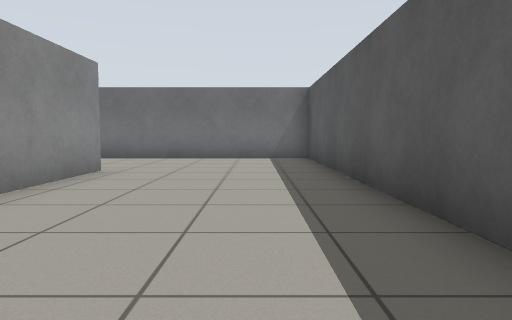
[1] (above)

16 first-person views from a walk through a robot-simulator world made for Gazebo. The camera is 0.68 m above the floor, tilts 4° down and sees 70° across. The floor is counted in squares, 1 m on a side. Each view is taken from the middle of a square. On the plan, view 1 faces up. The plan holds only what a view shows up to about 11 squares ahead; the rest is blank.

[2]
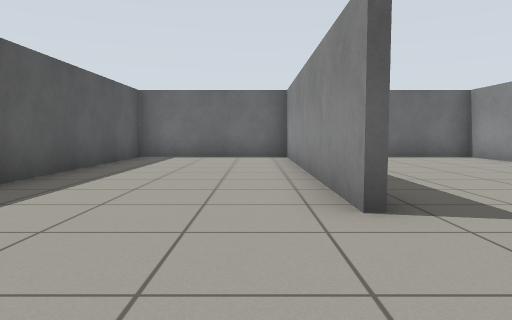

[3]
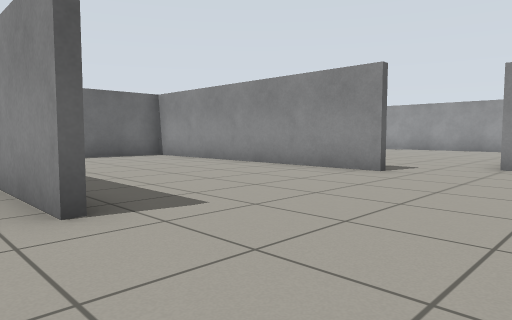

[4]
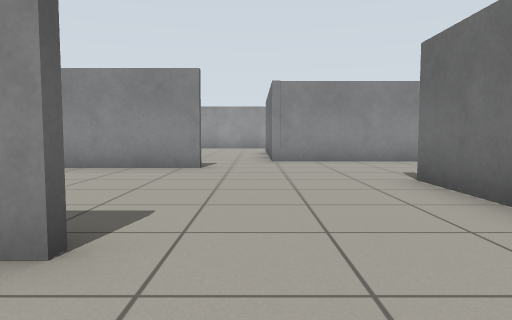

[5]
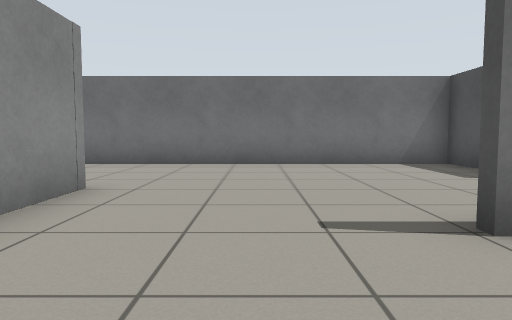

[6]
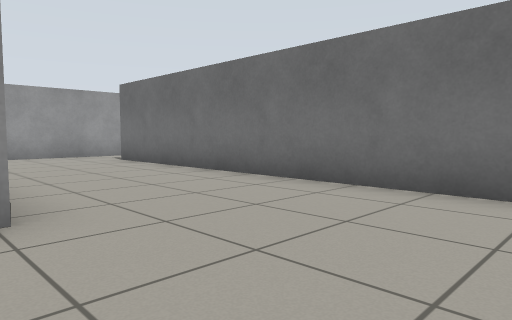

[7]
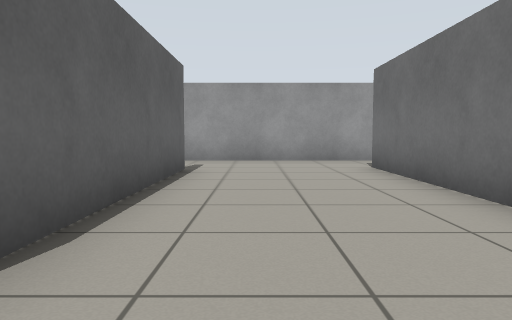

[8]
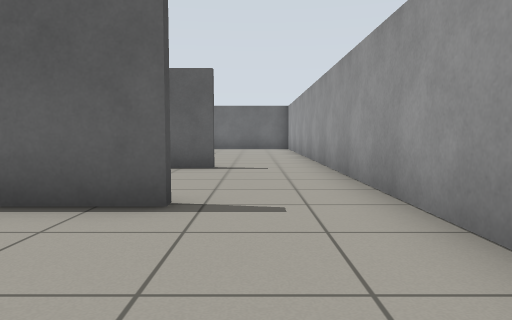

[9]
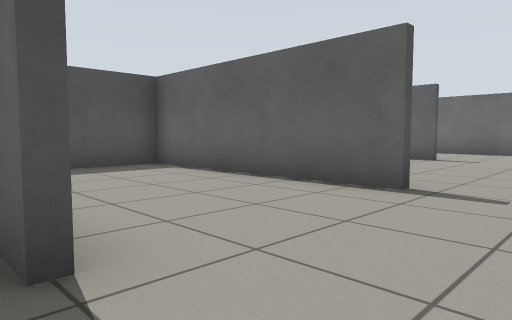

[10]
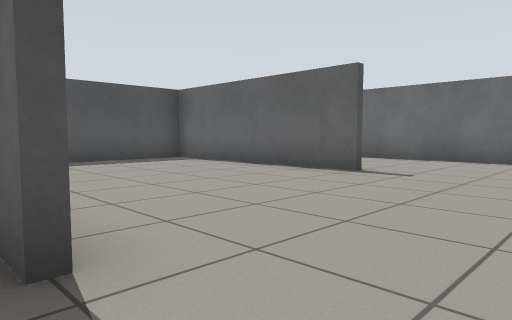

[11]
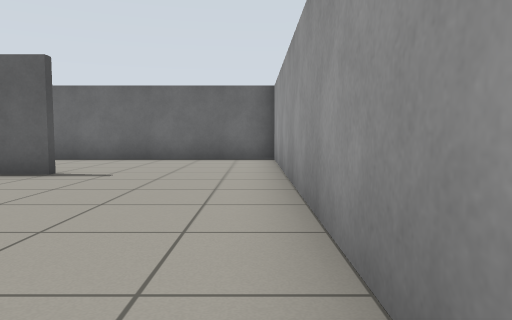

[12]
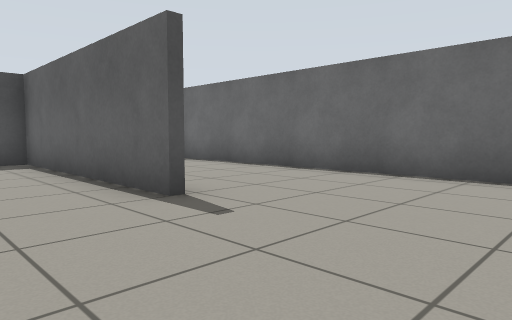

[13]
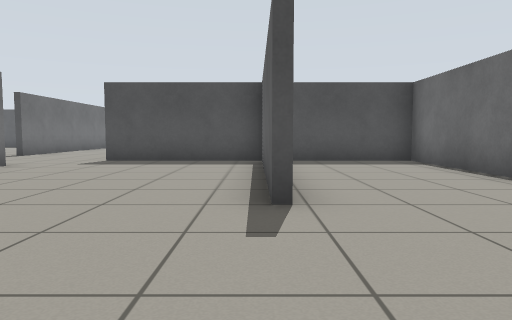

[14]
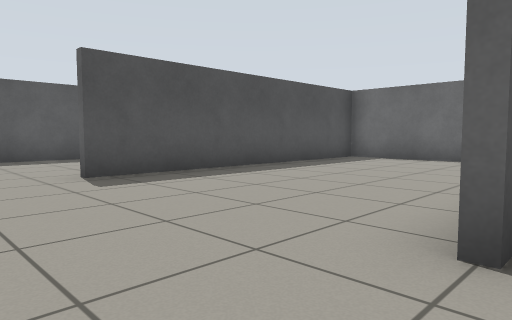

[15]
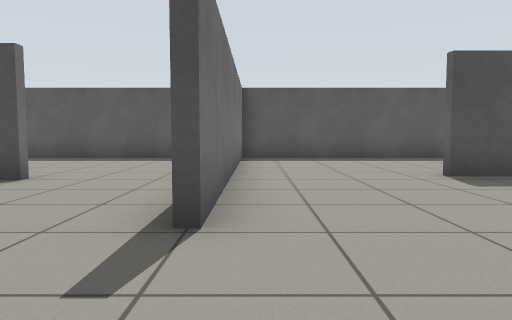

[16]
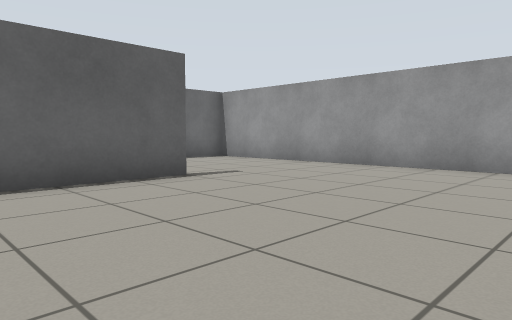

### Floor plan
Ten units are one square. View 1 is at (0, 0); x grows to the right and y downward. Boxes are objects, and circles mark ways between rooms. Rooms are numbered by the first view taken in them; rooms with no view inside come last. Other rooms are left out.
<svg viewBox="-191 -176 211 192">
<path fill="none" stroke="#000" d="M-84 -69 -84 10M-29 -70 -29 10 15 10 15 -104 -65 -104M-36 -134 -36 -164 -166 -164M-102 -126 -102 -84M-90 10 -31 10 -31 -70M-162 -126 -109 -126M-185 -171 -185 -136M-162 -86 -104 -86 -104 -106M-185 -136 -185 -86M-146 -28 -86 -28 -86 -69M-102 -84 -115 -84M-185 -86 -185 6M-186 10 -90 10M-86 11 -86 -21"/>
<circle cx="-175" cy="-130" r="3" fill="#2a7"/>
<circle cx="-90" cy="-75" r="3" fill="#2a7"/>
<circle cx="-175" cy="-90" r="3" fill="#2a7"/>
<text x="-60" y="-80">1</text>
<text x="-150" y="-110">2</text>
<text x="-140" y="-40">3</text>
</svg>
Room 1 opens to room 2. Room 1 opens to room 3. Room 2 opens to room 3.

Where each view was taken, in squares from view 1:
view 1: 0 up, 0 right, facing up
view 2: 10 up, 2 left, facing down
view 3: 10 up, 2 left, facing down-left
view 4: 8 up, 1 left, facing left
view 5: 8 up, 8 left, facing up
view 6: 12 up, 7 left, facing up-left
view 7: 14 up, 9 left, facing left
view 8: 16 up, 17 left, facing down
view 9: 13 up, 18 left, facing down-right
view 10: 9 up, 18 left, facing down-right
view 11: 9 up, 18 left, facing down
view 12: 5 up, 18 left, facing down-right
view 13: 3 up, 18 left, facing right
view 14: 9 up, 9 left, facing down-right
view 15: 10 up, 9 left, facing right
view 16: 8 up, 11 left, facing down-left
